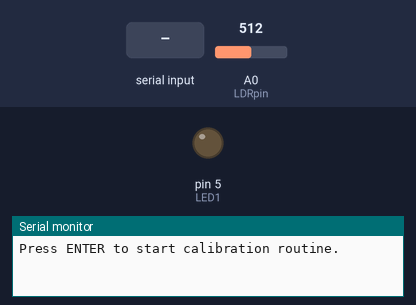
The sketch below on a simulated Arduino Uno, built with avr-gcc and run on an emulated ATmega328P. On the bench: output pins drawn as LEDs (lit = HIGH), the last lines printed to the serial monitor. Inputs (shaded band) come from the test bench; at power-on: A0 (LDRpin) = 512.

Above: at 0.9 s.
1.0 s: "90,45\n" received over Serial
2.5 s: A0 (LDRpin) set to 716
5.5 s: A0 (LDRpin) set to 511
At 6.4 s:
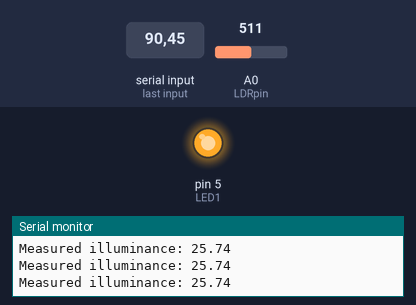
7.2 s: A0 (LDRpin) set to 716
At 9.1 s:
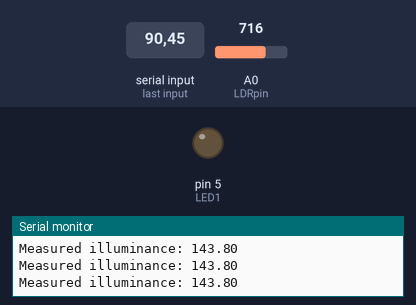
9.8 s: "1\n" received over Serial
Timing chart, 0 to 12.3 s (numbered marks = the images above; inputs shaded):
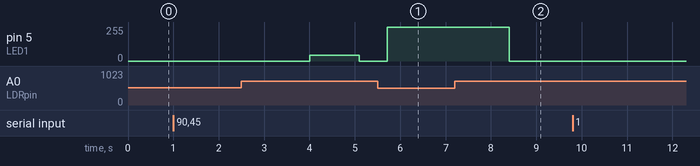

Measured:
- after the input at 5.5 s, pin 5 (LED1): 0/255 → 255/255 after 0.21 s
- after the input at 7.2 s, pin 5 (LED1): 255/255 → 0/255 after 1.2 s

The sketch:

feedback_control_loop.ino
```cpp
#include <avr/io.h>
#include <avr/interrupt.h>
#include <EEPROM.h>
#include "constants.h"

// Global variables
int address = EEPROM.read(0);  // Read from the EEPROM:  Uno or Due
float refValue = 0; // Desired illuminance in Lux
int input = 0;


// Setup Interrupt
volatile bool flag;
ISR(TIMER1_COMPA_vect) {
  flag = 1; //notify main loop
}

// Equivalent of map function for floats
float mapfloat(double val, double in_min, double in_max, double out_min, double out_max) {
  return (val - in_min) * (out_max - out_min) / (in_max - in_min) + out_min;
}

// Setup Timer Interrupt to 200 Hz sampling frequency
void timerSetup(){
  cli(); // stop interrupts
  TCCR1A = 0; // set entire TCCR1A register to 0
  TCCR1B = 0; // same for TCCR1B
  TCNT1  = 0; // initialize counter value to 0
  // set compare match register for 200 Hz increments
  OCR1A = 9999; // = 16000000 / (8 * 200) - 1 (must be <65536)
  // turn on CTC mode
  TCCR1B |= (1 << WGM12);
  // Set CS12, CS11 and CS10 bits for 8 prescaler
  TCCR1B |= (0 << CS12) | (1 << CS11) | (0 << CS10);
  // enable timer compare interrupt
  TIMSK1 |= (1 << OCIE1A);
  sei(); // allow interrupts
}


void setup() {
  // Setup pinmodes
  setConstants(address);
  pinMode(LED1, OUTPUT);
  pinMode(LDRpin, INPUT);

  Serial.begin(250000);
  calibrateSystem();

  // Setup Timer interrupt (200 Hz)
  timerSetup();

  // Reference value
  Serial.print("Insert desired Lux value [0, 300]: ");
  while (refValue == 0) {
    if (Serial.available() > 0) {
      refValue = Serial.parseInt();
      Serial.flush();
    }
  }
}

void loop() {
  if (flag)
  {
    // Read current output - y
    float measuredY = readLDR();

    // Apply control law
    float u = Controller(refValue, measuredY);
    u = mapfloat(u, 0, 5, 0, 255);
    analogWrite(LED1, u);

    // Print measurement
    Serial.print("Measured illuminance: ");
    Serial.println(measuredY);
    flag = 0;
  }

  if (Serial.available()){
    input = Serial.parseInt();
    if (input == -1) {
      Serial.println("Empty");
      refValue = LowValue;    // Empty desk
      Serial.flush();
    }
    else if (input == 1) {
      Serial.println("Occupied");
      refValue = HighValue;   // Occupied desk
      Serial.flush();
    }
  }
}
```

constants.h
```cpp
#ifndef constants_h
#define constants_h

// Constants
const int LED1 = 5; // LED connected to analog pin5
const int LDRpin = A0; // LDR connected to A5 pin
const int Vcc = 5;
int LowValue = 50;  // Empty desk illuminance in Lux
int HighValue = 100; // Occupied desk illuminance

// LDR parameters
float C = 25.8439;
float m = -0.4934;

/// System parameters: Gain and Time constant function of illuminance x [ARDUINO 1]
// G0(x) = mG1*x + bG1
// Tau(x) = mtau1*x + btau1
float mG = 0.1001;
float bG = 44.9773;
double mtau = -0.00001449;
double btau = 0.0119;


// PI Controller parameters
float Kp = 3;
float Ki = 12;


// Sampling Period
const double T = 0.005;

#endif
```

controller.ino
```cpp
/// Tensão e tempo inicial (antes do escalão)
float xi = 0;
int ti = 0;
int t_ans=0;
int t_dps=0;
int increment = 0;

/////////////////////////// PI Controller
// PI controller memory
float y_ant = 0;
float i_ant = 0;
float e_ant = 0;

// Feed Forward Controller, returns the output voltage to obtain refValue illuminance
float FeedForwardController(float refValue) {
  // Calculate Ui value
  float Kff = 1 / (mG * refValue + bG);
  return Kff * refValue;
}

// Computes the controller value for the feedback system
// Sums the Feed Forward controller with the PI Controller
float Controller(float ref, float measuredY) {

  // Calculate Feed Forward controller input tension
  float Uff = FeedForwardController(ref);
  //Serial.print("Uff: ");
  //Serial.println(Uff);

  // Compute error
  //float Upi = PIcontroller(calculateDesiredY(ref), lux2volt(measuredY));
  float Upi =  PIcontroller(lux2volt(ref), lux2volt(measuredY));

  //Serial.print("Upi: ");
  //Serial.println(Upi);

  // Compute PI controller input tension
  float u = Upi + Uff;
  //Serial.print("Applied u: ");
  //Serial.println(u);
  if(u > 5) {u = 5;}
  if(u < 0) {u = 0;}
  return u;
}

// PI Controller, returns the output voltage to obtain ref=y both are in Volt
float PIcontroller(float ref, float y) {
  float K1 = Kp * G0(ref);
  float K2 = Kp * Ki * (T / 2);

  float e = ref - y;
  float p = Kp*e;

  float i = i_ant + K2 * (e + e_ant);
  // Limit integral term to avoid windup
  if (i < -10) { i = -10;}
  if (i > 10)  { i = 10;}
  float u = p + i;
  y_ant = y;
  i_ant = i;
  e_ant = e;

  return u;
}

/// PREDICTOR - Computes the predicted output according to step response of system model G(s) in Volt
//  G(s) = G0(x) / 1+Tau(x)*s
//  v_des(t) = vf - (vf-vi) * e^-(t-ti)/Tau(xf)
float calculateDesiredY(float xf) {
  float Vf = lux2volt(xf);
  float Vi = lux2volt(xi);
  double taux = tau(xf);
  float t = micros();

  // The time constant Tau is in seconds therefore time must be converted from microseconds to seconds!!!
  return Vf - (Vf - Vi) * exp(-(t-ti)*0.000001/taux);
}
```

sys_functions.ino
```cpp
void setConstants(int addr) {
  if (addr == 1) {
    // Constants
    LowValue = 50;  // Empty desk illuminance in Lux
    HighValue = 100; // Occupied desk illuminance

    // LDR parameters
    C = 25.8439;
    m = -0.4934;

    /// System parameters: Gain and Time constant function of illuminance x [ARDUINO 1]
    mG = 0.1001;
    bG = 44.9773;
    mtau = -0.00001449;
    btau = 0.0119;

    // PI Controller parameters
    Kp = 3;
    Ki = 12;
  }
  else if (addr==2) {
    // Ref Values
    LowValue = 40;  // Empty desk illuminance in Lux
    HighValue = 80; // Occupied desk illuminance

    // LDR parameters
    C = 185.922;
    m = -0.4906;

    /// System parameters: Gain and Time constant function of illuminance x [ARDUINO 2]
    // G0(x) = mG*x + bG
    // Tau(x) = mtau*x + btau
    mG = 0.1227;
    bG = 13.3269;
    mtau = -0.00009;
    btau = 0.0237;

    // PI Controller parameters
    Kp = 3;
    Ki = 12;
  }
}


// Returns system gain for desired illuminance x
float G0(float x) {
  return mG*x + bG;
}

// Returns the time constant for desired illuminance x
double tau(float x) {
  return mtau*x + btau;
}

// Reads illuminance value from sensor, returns value in Lux
float readLDR() {
  // Read LDR voltage
  int LDR = analogRead(A0);
  float Vi = mapfloat(LDR, 0, 1023, 0, 5);

  // Convert voltage into Lux
  float base = (Vcc / Vi - 1);
  float exponent = 1 / m;
  float LuxValue = C * pow(base, exponent);
  return LuxValue;
}


// Converts value in Lux to dimming level [0-5 Volt]
float lux2volt(float lux) {
  float base = lux/C;
  float exponent = m;
  return Vcc/(pow(base, exponent) + 1);
}


// Measures ambient noise and influence of each node on another
void calibrateSystem() {
  float o, lum, k12, k21;

  Serial.println("Press ENTER to start calibration routine.");
  while(!Serial.available()) {}

  // Ambient noise
  Serial.println("Measuring ambient noise...");
  analogWrite(LED1, 0);
  o = readLDR();
  Serial.print("Ambient noise: ");
  Serial.println(o);
  delay(3000);

  // Measure k21
  Serial.println("Measuring 1's influence on 2 (k21) ...");
  if (address==1) {
    analogWrite(LED1, 255);
    delay(5000);
    analogWrite(LED1, 0);
  }
  else if (address==2) {
    delay(4000);
    lum = readLDR();
    k21 = (lum-o)/5;
    Serial.print("k21 = ");
    Serial.print(k21);
    Serial.println(" LUX/dimming");
    delay(1000);
  }

  // Measure k12
    Serial.println("Measuring 2's influence on 1 (k12) ...");
  if (address==2) {
    analogWrite(LED1, 255);   // full brightness
    delay(5000);
    analogWrite(LED1, 0);
  }
  else if (address==1) {
    delay(4000);
    lum = readLDR();
    k12 = (lum-o)/5;              // dimming = 5
    Serial.print("k12 = ");
    Serial.print(k12);
    Serial.println(" LUX/dimming");
    delay(1000);
  }
}
```
